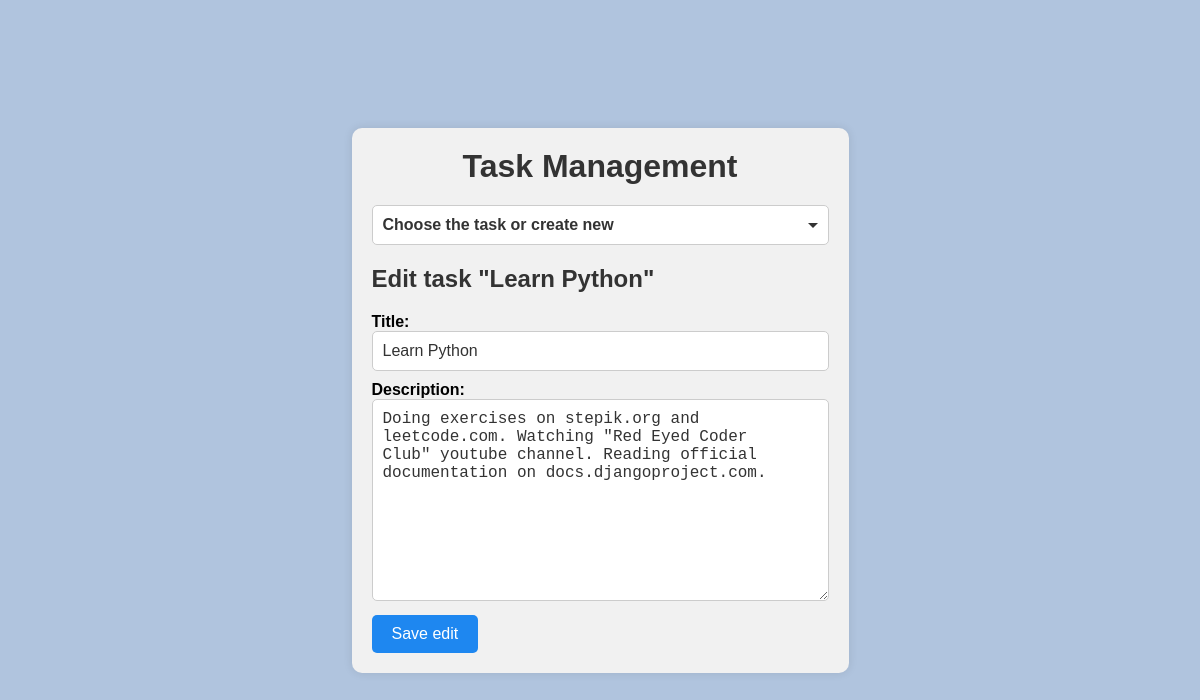
/task2edit/12, run on the app's committed database.
### task2/models.py (models this page shows)
class Task(models.Model):
    title = models.CharField(max_length=100, unique=True)
    description = models.TextField()
    priority = models.ForeignKey(Priority, on_delete=models.CASCADE, default=2)

### task2/views.py (the view)
# urls.py: path('edit/<int:task_id>', edit, name='task2_edit'),
def edit(request, task_id):
    task_inst = get_object_or_404(Task, id=task_id)
    if request.method == 'POST':
        form = TaskForm(data=request.POST, instance=task_inst)
        if form.is_valid():
            form.save()
            messages.success(request, f'Task "{task_inst.title}" has been successfully edited')
            return redirect('task2_create')
    else:
        form = TaskForm(instance=task_inst)
    context = {
        'form': form,
        'tasks': Task.objects.all().order_by('-id'),
        'task_inst': task_inst,
    }
    return render(request, 'task2/edit.html', context)

### task2/forms.py (shortened to what this page needs)
class TaskForm(forms.ModelForm):
    class Meta:
        model = Task
        fields = ['title', 'description']

### task2/templates/task2/edit.html (shortened to what this page needs)
{% extends 'task2/create.html' %}
{% block req_form %}
    <h2>Edit task "{{ task_inst.title }}"</h2>
    <form class="task-form" action="{% url 'task2_edit' task_inst.id %}" method="post">
        {% for field in form %}
                <div>
                    {{ field.label_tag }}
                {{ field }}
                </div>
            {% endfor %}
        <button class="save-btn" type="submit">Save edit</button>
    </form>
{% endblock %}

### static/task2.css (style rules this page uses)
html, body, h1, h2, h3, h4, h5, h6, p, ol, ul, li { margin: 0; padding: 0; }
body { font-family: Arial, sans-serif; background-color: #B0C4DE; display: flex; justify-content: center; align-items: center; height: 100vh; margin: 0; padding: 0; }
.task-form { margin-top: 20px; }
.task-form label { display: block; font-size: 16px; font-weight: bold; margin-top: 10px; }
.task-form input[type="text"], .task-form textarea { width: 100%; font-size: 16px; padding: 10px; border: 1px solid #ccc; border-radius: 5px; color: #333; background-color: #fff; transition: border-color 0.3s ease-in-out; padding-right: 30px; box-sizing: border-box; }
.save-btn { font-size: 16px; padding: 10px 20px; background-color: #5c9be1; color: #fff; border: none; border-radius: 5px; cursor: pointer; transition: background-color 0.3s ease-in-out; }
h2 { font-size: 24px; margin-top: 20px; margin-bottom: 10px; color: #333; }
.save-btn { background-color: #1e87f0; margin-top: 10px; }

### data on the page
Task: title "Learn Python", form "Learn Python" "Doing exercises on stepik.org and leetcode.com. Watching \"Red Eyed Coder Club\" youtube channel. Reading official documentation on docs.djangoproject.com."

### other printed values
{{ field.label_tag }} "Title:" "Description:"
